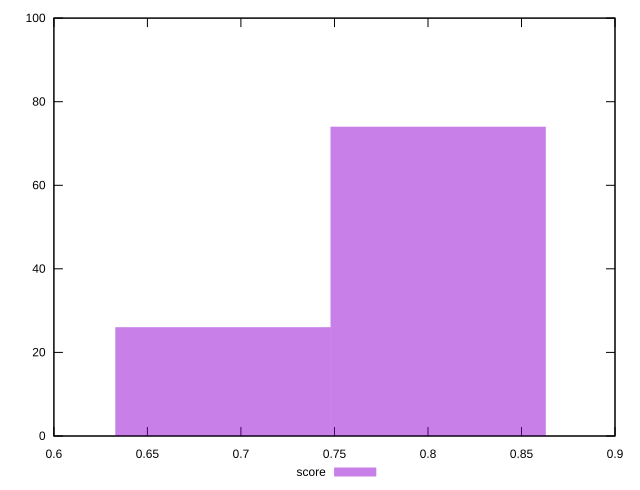

Recreate this plot in gnuplot.
reset
set terminal svg size 640, 490 enhanced background rgb 'white'
set output "report_00007_2020-12-11T15:55:29.892Z/speed-index/samples/pages+cached+nointeractive/score/histogram.svg"

$score <<EOF
0.7963216479772498 74
0.6967814419800936 26
EOF

set key outside below
set boxwidth 0.09954020599715623
set yrange [0:100]
set style fill transparent solid 0.5 noborder

plot \
  $score title "score" with boxes, \


reset
